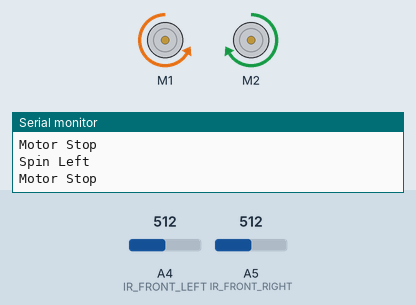
Bench run of a sketch on a simulated Arduino Uno, built with avr-gcc and run on an emulated ATmega328P. Shown: 2 × DC motor (green arrow = forward, orange = backward, longer = faster), the last lines printed to the serial monitor. Inputs (shaded band) come from the test bench; at power-on: A4 (IR_FRONT_LEFT) = 512, A5 (IR_FRONT_RIGHT) = 512.

Above: at 4.7 s.
4.8 s: A4 (IR_FRONT_LEFT) set to 610
8.1 s: A5 (IR_FRONT_RIGHT) set to 581
11.4 s: A5 (IR_FRONT_RIGHT) set to 615
At 12.0 s:
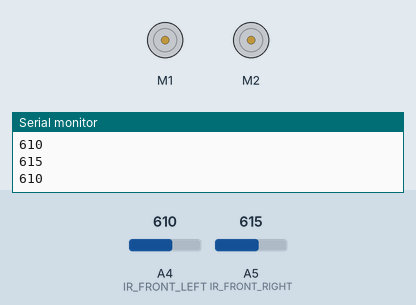
13.0 s: A5 (IR_FRONT_RIGHT) set to 590
At 13.21 s:
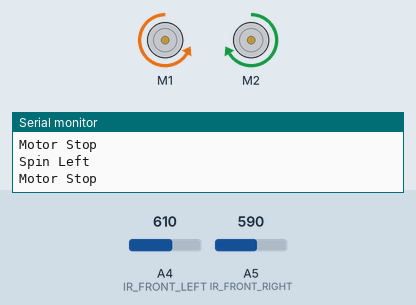
16.3 s: A5 (IR_FRONT_RIGHT) set to 610
At 17.5 s:
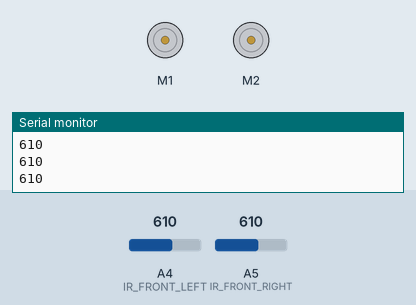
Timing chart, 0 to 19.0 s (numbered marks = the images above; inputs shaded):
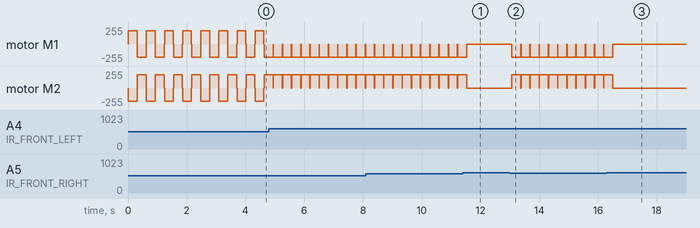

Measured:
- the behaviour switches between 599 and 600 on A5 (IR_FRONT_RIGHT) (found by bisection; images 0 and 1)
- after the input at 11.4 s, motor M1, motor M2: goes on until 11.5 s, then stays stopped
- after the input at 13.0 s, motor M1: alternates backward 200/255 for 0.30 s and stopped for 0.01 s, starting after 0.07 s; motor M2: alternates forward 200/255 for 0.30 s and stopped for 0.01 s, starting after 0.07 s
- after the input at 16.3 s, motor M1, motor M2: goes on until 16.5 s, then stays stopped
- by itself, motor M1: repeats every 0.62 s: stopped 0.01 s, backward 200/255 0.30 s, stopped 0.01 s, forward 200/255 0.30 s
- by itself, motor M2: repeats every 0.62 s: stopped 0.01 s, forward 200/255 0.30 s, stopped 0.01 s, backward 200/255 0.30 s

The sketch:

test-edge-sensor.ino
```cpp
/*
_____ _____ _____ _____
|   __|  |  |     |     |
|__   |  |  | | | |  |  |
|_____|_____|_|_|_|_____|

*/


// -------------------------------
// INCLUDE DA LIBRARIES
// -------------------------------
// https://learn.adafruit.com/adafruit-motor-shield/using-dc-motors
#include <AFMotor.h>


// -------------------------------
// DEFINE ALL DA CONSTANTS
// -------------------------------
int MOTOR_SPEED = 200;
int SPIN_DELAY = 300;

// http://www.arduino.cc/en/Tutorial/BlinkWithoutDelay
unsigned long previousMillis = 0;

// DC Motors
AF_DCMotor MOTOR_LEFT(1, MOTOR12_64KHZ);
AF_DCMotor MOTOR_RIGHT(2, MOTOR12_64KHZ);


// IR Sensors
#define IR_FRONT_LEFT         A4    // Front left edge IR sensor
#define IR_FRONT_RIGHT        A5    // Front right edge IR sensor
#define IR_BORDER_THRESHOLD   600   // White edge is ~550 while black is ~900


// -------------------------------
// SETUP
// -------------------------------

// the setup routine runs once when you press reset:
void setup() {
  // serial debug
  Serial.begin(9600);
  //Serial.println("Motor Test!");

  MOTOR_LEFT.setSpeed(MOTOR_SPEED);
  MOTOR_RIGHT.setSpeed(MOTOR_SPEED);
  stop();
}


// -------------------------------
// THE MAIN PROGRAM LOOP
// -------------------------------
void loop() {

  //Serial.println("down with the OPP?");
  //delay(2000);    // testing delay

  // NOTE: May wish to be specific with front left/right
  int distInCentimeters;  // Store the ultrasonic range distance
  int frontLeftValue;     // IR edge sensor in the front
  int frontRightValue;    // IR edge sensor in the front
  int rearEdgeValue;      // IR edge sensor in the back

  // LEFT EDGE DETECTION
  frontLeftValue = analogRead(IR_FRONT_LEFT);
  Serial.println(frontLeftValue);
  if(frontLeftValue < IR_BORDER_THRESHOLD) {
    Serial.println("Left Edge Detected");
    stop();
    spinRight();
  }

  // RIGHT EDGE DETECTION
  frontRightValue = analogRead(IR_FRONT_RIGHT);
  Serial.println(frontRightValue);
  if(frontRightValue < IR_BORDER_THRESHOLD) {
    Serial.println("Right Edge Detected");
    stop();
    spinLeft();
  }
}


// -------------------------------
// FUNCTIONS
// -------------------------------
void detectEdge() {
  // Check analog line sensors for edge of arena.
  // If edge is detected spinX() and hunt()
}

void aquireTarget() {
  Serial.println("Aquiring Le Target");
  // Using ultrasonic sensor, detect position of object.
  // Turn in the direction of object until object is centered
}

void forward() {
  Serial.println("Motor Forward");
  MOTOR_LEFT.run(FORWARD);
  MOTOR_RIGHT.run(FORWARD);
}

void backward() {
  Serial.println("Motor Backward");
  stop();
  MOTOR_LEFT.run(BACKWARD);
  MOTOR_RIGHT.run(BACKWARD);
}

void stop() {
  Serial.println("Motor Stop");
  MOTOR_LEFT.run(RELEASE);
  MOTOR_RIGHT.run(RELEASE);
}

void spinLeft() {
    // Be friendly to the motor: stop it before reverse.
  // Rotate 60 degrees
  // Turn left wheel in reverse
  // Turn right wheel forward
  Serial.println("Spin Left");
  stop();
  MOTOR_LEFT.run(BACKWARD);
  MOTOR_RIGHT.run(FORWARD);
  delay(SPIN_DELAY);
  stop();
}

void spinRight() {
    // Be friendly to the motor: stop it before reverse.
  // Rotate 60 degrees
  // Turn right wheel in reverse
  // Turn left wheel forward
  Serial.println("Spin Right");
  stop();
  MOTOR_LEFT.run(FORWARD);
  MOTOR_RIGHT.run(BACKWARD);
  delay(SPIN_DELAY);
  stop();
}


// -------------------------------
// UTILITY FUNCTIONS FOR STARTING
// AND STOPING BOT WITH IR REMOTE
// -------------------------------
void matchBegin() {
  // Before running main loop wait for remote keypress
  // then count down before running hunt()
  Serial.println("Sumo Ready, and counting down");
}

void matchOver() {
  Serial.println("Motor Forward");
  // When match is over, IR keypress will stop all
  // processes and return bot to ready state

}
```
